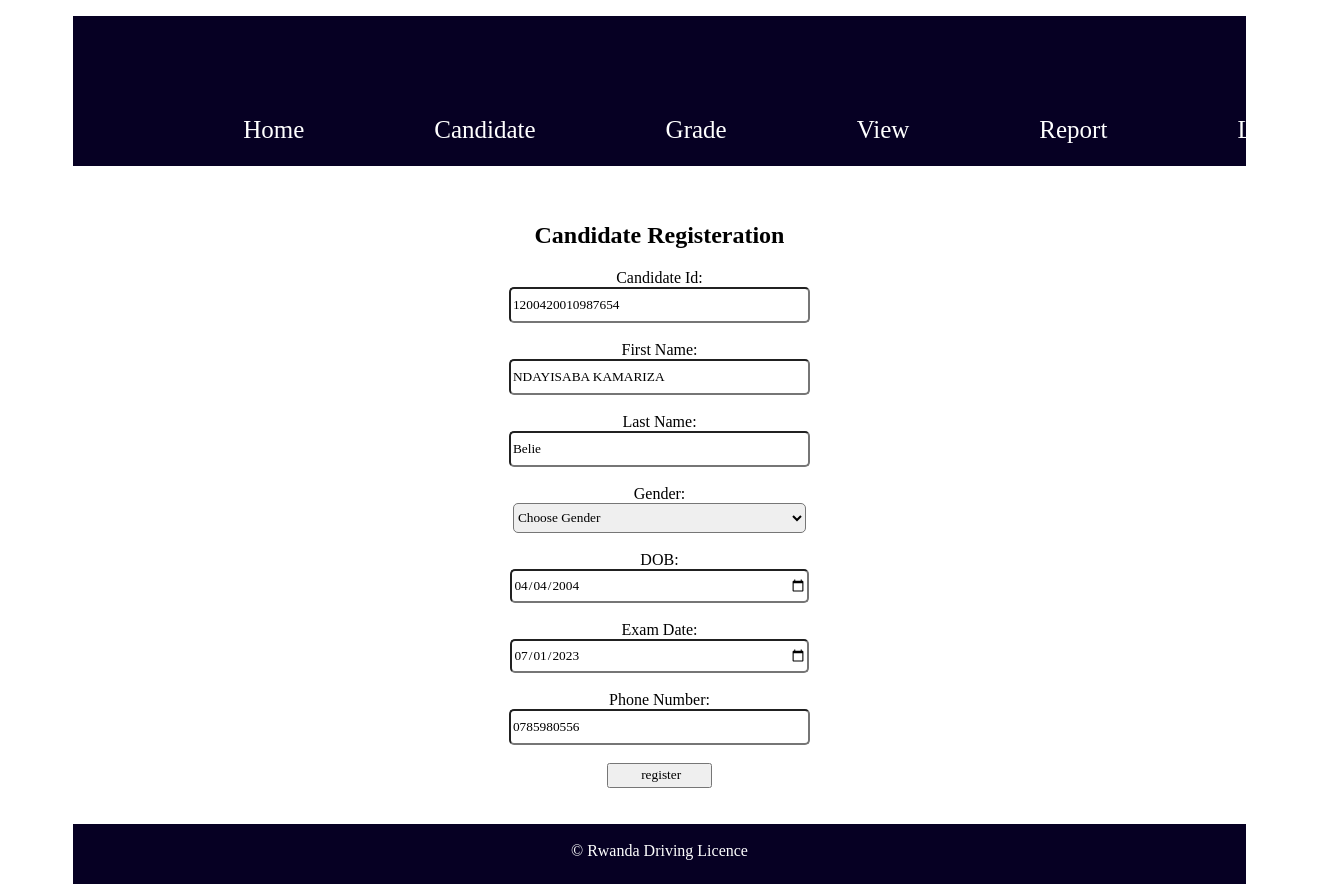
Screenshot of /Update.php?upd=1200420010987654 (signed in) with the database file from the repository.
### tables this page shows
CREATE TABLE `candidate` (
  `CandidateNationalId` varchar(20) NOT NULL,
  `FirstName` varchar(100) NOT NULL,
  `LastName` varchar(100) NOT NULL,
  `Gender` varchar(12) NOT NULL,
  `DOB` date NOT NULL,
  `ExamDate` date NOT NULL,
  `PhoneNumber` varchar(20) NOT NULL
);

### Update.php (the view, shortened to what this page needs)
<!DOCTYPE html>
<html>
<head>
	<link rel="stylesheet" type="text/css" href="style.css">
</head>
<body>
	<div class="header">
		<div class="navbar">
			<ul>
				<li><a href="Index.php">Home</a></li>
				<li><a href="Candidate.php">Candidate</a></li>
				<li><a href="Grade.php">Grade</a></li>
				<li><a href="#">View</a>
				</li>
				<li><a href="#">Report</a>
				</li>
				<li><a href="Logout.php">LogOut</a></li>
			</ul>
		</div>
	</div>
	<div class="content">
		<br><br>
		<center>
			<form method="POST" action="Update.php">
				<?php
		$link=mysqli_connect("localhost","root","","rdl");
		$id=$_GET['upd'];
		$sel="SELECT * FROM Candidate WHERE CandidateNationalId='$id'";
		$res=mysqli_query($link,$sel);
		while ($row=mysqli_fetch_array($res)) {
		?>
				<h2>Candidate Registeration</h2>
				Candidate Id:<br>
				<input type="text" name="id" placeholder="Candidate Id" maxlength="16" required value="<?php echo $row['CandidateNationalId'];?>"><br><br>
				First Name:<br>
				<input type="text" name="Fname" placeholder="First Name" required value="<?php echo $row['FirstName'];?>"><br><br>
				Last Name:<br>
				<input type="text" name="Lname" placeholder="Last Name" required value="<?php echo $row['LastName'];?>"><br><br>
				Gender:<br>
				<select name="Gender">
					<option>Choose Gender</option>
				</select><br><br>
				DOB:<br>
				<input type="date" name="Dob"required value="<?php echo $row['DOB'];?>"><br><br>
				Exam Date:<br>
				<input type="date" name="Exam" value="<?php echo $row['ExamDate'];?>"><br><br>
				Phone Number:<br>
				<input type="number" name="phone" placeholder="Phone Number" maxlength="12" required value="<?php echo $row['PhoneNumber'];?>"><br><br>
				<input type="submit" name="ok" value=" register">
			<?php } ?>
			</form>
		</center>
	</div>
	<br><br>
	<div class="footer">
		<br>
		<center>&copy Rwanda Driving Licence</center>
	</div>
</body>
</html>

### style.css (style rules this page uses)
* { font-family: Georgia, 'Times New Roman', Times, serif; text-decoration: none; }
.header { width: 90%; height: 150px; margin-left: 5%; margin-top: 10px; background-color: rgb(6, 0, 35); }
.navbar ul { list-style: none; display: flex; }
.navbar ul li { margin-top: 100px; margin-left: 130px; }
.navbar a { font-size: 25px; color:white; }
.content { height: auto; width: 90%; margin-left: 5%; }
input[type="text"], input[type="number"], input[type="Date"], input[type="password"] { width: 25%; height: 30px; border-radius: 5px; }
input[type="Submit"] { width: 9%; height: 25px; }
select { width: 25%; height: 30px; border-radius: 5px; }
.footer { height: 60px; width: 90%; margin-left: 5%; background-color: rgb(6, 0, 35); color: white; }

### rows the page displays
candidate: id "1200420010987654", Fname "NDAYISABA KAMARIZA", Lname "Belie", Dob "04/04/2004", Exam "07/01/2023", phone "0785980556"
